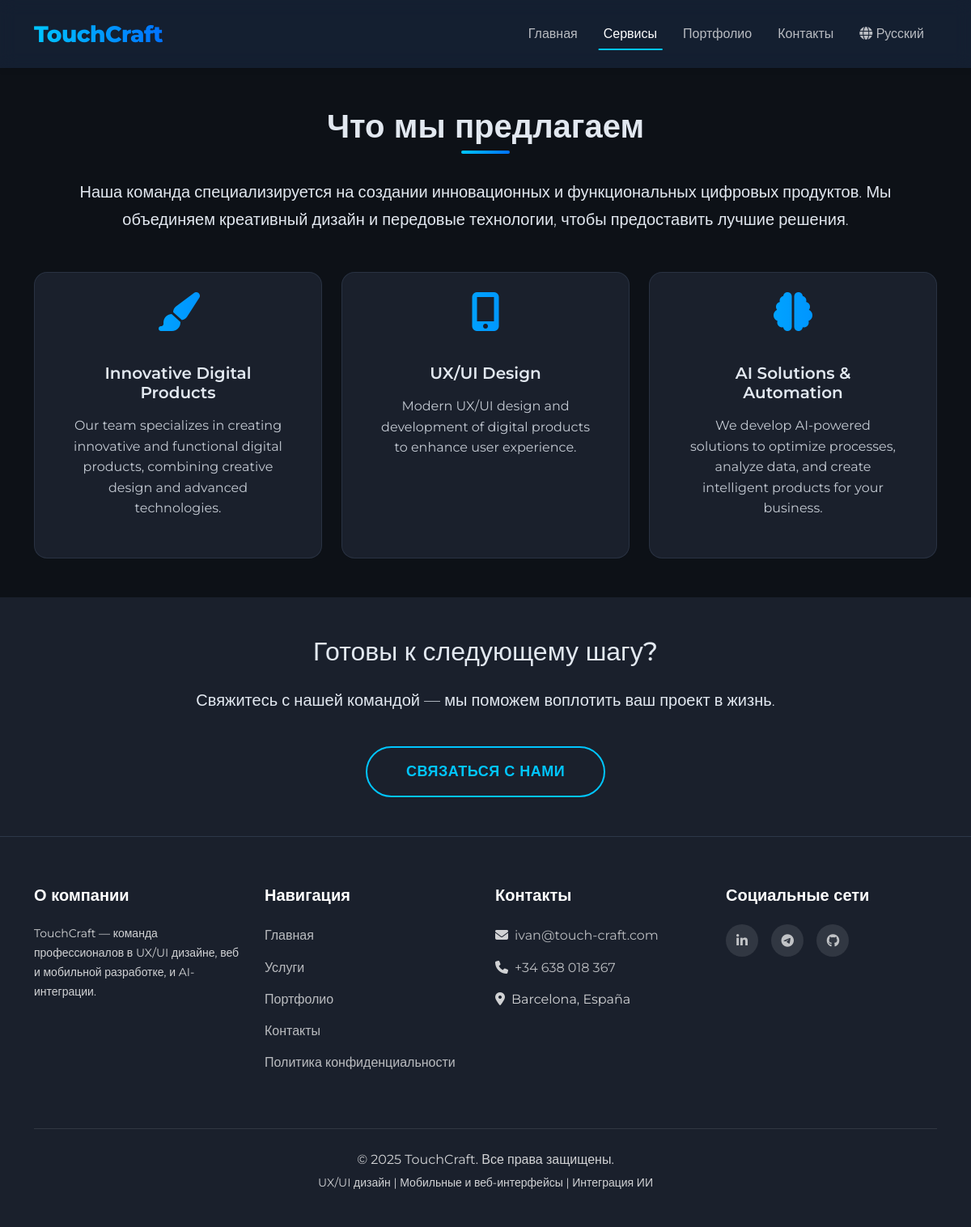
Screenshot of /ru/services/ with the database file from the repository.
### main/models.py (models this page shows, shortened)
class Service(models.Model):
    title = models.CharField(max_length=255, verbose_name="Service Title")
    description = models.TextField(verbose_name="Description")
    icon = models.CharField(max_length=100, verbose_name="Icon CSS Class (FontAwesome)")
    display_order = models.PositiveIntegerField(default=0, verbose_name="Display Order")
    class Meta:
        ordering = ["display_order"]
        verbose_name = "Service"
        verbose_name_plural = "Services"

### main/views.py (the view)
# urls.py: path('services/', views.services, name='services'),
def services(request):
    services_list = Service.objects.all()
    return render(request, 'main/services.html', {
        'services': services_list
    })

### main/templates/main/services.html (shortened to what this page needs)
{% extends "touchcraft/base.html" %}
{% load static %}
{% load i18n %}
{% block content %}
<section id="services" class="py-5">
    <div class="container text-center animate__animated animate__fadeInUp">
        <h2 class="section-title">{% trans "Что мы предлагаем" %}</h2>
        <p class="lead mb-5">
            {% trans "Наша команда специализируется на создании инновационных и функциональных цифровых продуктов. Мы объединяем креативный дизайн и передовые технологии, чтобы предоставить лучшие решения." %}
        </p>
        <div class="row g-4 justify-content-center">
            {% for service in services %}
            <div class="col-md-4">
                <div class="card p-4 h-100">
                    <i class="{{ service.icon }} fa-3x mb-3 text-primary"></i>
                    <div class="card-body">
                        <h5 class="card-title">{{ service.title }}</h5>
                        <p class="card-text">{{ service.description }}</p>
                    </div>
                </div>
            </div>
            {% empty %}
            <p>{% trans "Пока нет доступных услуг." %}</p>
            {% endfor %}
        </div>
    </div>
</section>
<section id="contact" class="py-5 bg-dark">
    <div class="container text-center animate__animated animate__fadeInUp">
        <h2 class="mb-4">{% trans "Готовы к следующему шагу?" %}</h2>
        <p class="lead mb-4">{% trans "Свяжитесь с нашей командой — мы поможем воплотить ваш проект в жизнь." %}</p>
        <a href="/contacts/" class="btn btn-outline-primary btn-lg mt-3">{% trans "Связаться с нами" %}</a>
    </div>
</section>
{% endblock %}

### touchcraft/templates/touchcraft/base.html (shortened to what this page needs)
{% load i18n %}
{% load static %}
<!DOCTYPE html>
<html lang="{{ LANGUAGE_CODE }}">
<head>
    <link href="https://cdn.jsdelivr.net/npm/bootstrap@5.3.3/dist/css/bootstrap.min.css" rel="stylesheet">
    <link href="https://cdnjs.cloudflare.com/ajax/libs/font-awesome/6.5.0/css/all.min.css" rel="stylesheet">
    <link rel="stylesheet" href="https://cdnjs.cloudflare.com/ajax/libs/animate.css/4.1.1/animate.min.css"/>
</head>
<body>
<nav class="navbar navbar-expand-lg navbar-dark sticky-top shadow-sm">
    <div class="container">
        <a class="navbar-brand" href="/">{% trans "TouchCraft" %}</a>
        <div class="collapse navbar-collapse justify-content-between" id="navbarNav">
            <ul class="navbar-nav ms-auto mb-2 mb-lg-0">
                <li class="nav-item">
                    <a class="nav-link {% if request.path == '/' %}active{% endif %}" href="/">{% trans "Home" %}</a>
                </li>
                <li class="nav-item">
                    <a class="nav-link {% if 'services' in request.path %}active{% endif %}" href="/services/">{% trans "Services" %}</a>
                </li>
                <li class="nav-item">
                    <a class="nav-link {% if 'portfolio' in request.path %}active{% endif %}" href="/portfolio/">{% trans "Portfolio" %}</a>
                </li>
                <li class="nav-item">
                    <a class="nav-link {% if 'contacts' in request.path %}active{% endif %}" href="/contacts/">{% trans "Contacts" %}</a>
                </li>
            </ul>
            <ul class="navbar-nav">
                <li class="nav-item dropdown language-switcher" style="position: relative;">
                    <a class="nav-link" href="#" id="languageSwitcher" role="button" aria-expanded="false" style="cursor: pointer;">
                        <i class="fas fa-globe"></i> {% trans "Language" %}
                    </a>
                </li>
            </ul>
        </div>
    </div>
</nav>
<main class="flex-grow-1">
    {% block content %}
    {% endblock %}
</main>
<footer>
    <div class="container">
        <div class="row">
            <div class="col-md-3 col-sm-6 mb-4">
                <h5>{% trans "О компании" %}</h5>
                <p class="small">{% trans "TouchCraft — команда профессионалов в UX/UI дизайне, веб и мобильной разработке, и AI-интеграции." %}</p>
            </div>
            <div class="col-md-3 col-sm-6 mb-4">
                <h5>{% trans "Навигация" %}</h5>
                <p><a href="/">{% trans "Главная" %}</a></p>
                <p><a href="/services/">{% trans "Услуги" %}</a></p>
                <p><a href="/portfolio/">{% trans "Портфолио" %}</a></p>
                <p><a href="/contacts/">{% trans "Контакты" %}</a></p>
                <p><a href="/privacy/">{% trans "Политика конфиденциальности" %}</a></p>
            </div>
            <div class="col-md-3 col-sm-6 mb-4">
                <h5>{% trans "Контакты" %}</h5>
                <p><i class="fas fa-envelope me-2"></i><a href="mailto:ivan@touch-craft.com">ivan@touch-craft.com</a></p>
                <p><i class="fas fa-phone me-2"></i><a href="tel:+34638018367">+34 638 018 367</a></p>
                <p><i class="fas fa-map-marker-alt me-2"></i>Barcelona, España</p>
            </div>
            <div class="col-md-3 col-sm-6 mb-4">
                <h5>{% trans "Социальные сети" %}</h5>
                <div class="social-links">
                    <a href="https://www.linkedin.com/in/ivan-kliuchyshche-426528246/" target="_blank" rel="noopener noreferrer" title="LinkedIn">
                        <i class="fab fa-linkedin-in"></i>
                    </a>
                    <a href="https://t.me/JanSpit0y" target="_blank" rel="noopener noreferrer" title="Telegram">
                        <i class="fab fa-telegram-plane"></i>
                    </a>
                    <a href="https://github.com/Janspitoy/Janspitoy" target="_blank" rel="noopener noreferrer" title="GitHub">
                        <i class="fab fa-github"></i>
                    </a>
                </div>
            </div>
        </div>
        <div class="footer-divider text-center">
            <p class="mb-1">&copy; 2025 {% trans "TouchCraft. Все права защищены." %}</p>
            <p class="small">{% trans "UX/UI Design | Mobile and Web Interfaces | AI Integration" %}</p>
        </div>
    </div>
</footer>
</body>
</html>

### touchcraft/templates/touchcraft/base.html (style rules this page uses)
:root { --bs-body-bg: #0d1117; --bs-body-color: #e2e8f0; --bs-primary: #00c6ff; --bs-secondary: #6c757d; --bs-light: #f8f9fa; --bs-dark: #1a202c; --gradient-primary: linear-gradient(90deg, #00c6ff, #0072ff); --gradient-secondary: linear-gradient(90deg, #ff6a6a, #ff0000); --shadow-sm: 0 2px 8px rgba(0, 0, 0, 0.1); --shadow-md: 0 4px 15px rgba(0, 0, 0, 0.2); --shadow-lg: 0 10px 30px rgba(0, 0, 0, 0.3); --transition-base: all 0.3s ease; }
* { margin: 0; padding: 0; box-sizing: border-box; }
body { font-family: 'Montserrat', sans-serif; background-color: var(--bs-body-bg); color: var(--bs-body-color); display: flex; flex-direction: column; min-height: 100vh; scroll-behavior: smooth; overflow-x: hidden; }
.navbar { background-color: rgba(27, 45, 73, 0.53) !important; backdrop-filter: blur(10px); -webkit-backdrop-filter: blur(10px); padding: 1rem 0; transition: var(--transition-base); }
.navbar-brand { font-weight: 800; font-size: clamp(1.25rem, 4vw, 1.75rem); color: #fff; background: var(--gradient-primary); -webkit-background-clip: text; -webkit-text-fill-color: transparent; background-clip: text; letter-spacing: -0.5px; }
.nav-link { color: rgba(255, 255, 255, 0.7) !important; position: relative; transition: var(--transition-base); padding: 0.5rem 1rem !important; font-weight: 500; font-size: clamp(0.9rem, 2vw, 1rem); }
.nav-link:hover, .nav-link.active { color: #fff !important; }
.nav-link::after { content: ''; position: absolute; left: 50%; bottom: 0; width: 0; height: 2px; background-color: var(--bs-primary); transition: var(--transition-base); transform: translateX(-50%); }
.nav-link:hover::after, .nav-link.active::after { width: 80%; }
section { padding: clamp(40px, 8vw, 80px) 0; }
.section-title { font-weight: 700; font-size: clamp(1.75rem, 5vw, 2.5rem); margin-bottom: clamp(1.5rem, 4vw, 2.5rem); position: relative; display: inline-block; }
.section-title::after { content: ''; position: absolute; bottom: -10px; left: 50%; transform: translateX(-50%); width: 60px; height: 4px; background: var(--gradient-primary); border-radius: 2px; }
.card { background-color: var(--bs-dark); border: 1px solid rgba(45, 55, 72, 0.8); transition: var(--transition-base); border-radius: 16px; overflow: hidden; height: 100%; }
.card-body { padding: clamp(1rem, 3vw, 1.5rem); }
.card-title { font-weight: 600; font-size: clamp(1.1rem, 3vw, 1.25rem); margin-bottom: 1rem; }
.card-text { font-size: clamp(0.9rem, 2vw, 1rem); line-height: 1.6; color: rgba(226, 232, 240, 0.85); }
.btn { font-weight: 600; padding: clamp(10px, 2vw, 14px) clamp(24px, 4vw, 36px); border-radius: 50px; transition: var(--transition-base); font-size: clamp(0.9rem, 2vw, 1rem); text-transform: uppercase; letter-spacing: 0.5px; }
.btn-outline-primary { color: var(--bs-primary); border: 2px solid var(--bs-primary); background: transparent; }
.btn-lg { padding: clamp(12px, 2.5vw, 16px) clamp(30px, 5vw, 48px); font-size: clamp(1rem, 2.5vw, 1.125rem); }
.card i.fa-3x { font-size: clamp(2rem, 5vw, 3rem); background: var(--gradient-primary); -webkit-background-clip: text; -webkit-text-fill-color: transparent; background-clip: text; }
footer { background-color: var(--bs-dark); border-top: 1px solid #2d3748; padding: clamp(40px, 6vw, 60px) 0 clamp(20px, 3vw, 30px); color: rgba(255, 255, 255, 0.8); margin-top: auto; }
footer h5 { font-weight: 700; font-size: clamp(1rem, 2.5vw, 1.25rem); margin-bottom: 1.5rem; color: #fff; }
footer p, footer a { font-size: clamp(0.875rem, 2vw, 1rem); margin-bottom: 0.75rem; }
footer a { color: rgba(255, 255, 255, 0.7); text-decoration: none; transition: var(--transition-base); }
footer .social-links a { display: inline-flex; align-items: center; justify-content: center; width: 40px; height: 40px; background-color: rgba(255, 255, 255, 0.1); border-radius: 50%; margin-right: 0.75rem; transition: var(--transition-base); }
footer .footer-divider { border-top: 1px solid rgba(255, 255, 255, 0.1); margin-top: 2rem; padding-top: 1.5rem; }
.bg-dark { background-color: var(--bs-dark) !important; }
.shadow-sm { box-shadow: var(--shadow-sm) !important; }
html { scroll-behavior: smooth; }
p, .lead { line-height: 1.7; }
.row.g-4 { --bs-gutter-y: 1.5rem; --bs-gutter-x: 1.5rem; }

### rows the page displays
Service: title "Innovative Digital Products", description "Our team specializes in creating innovative and functional digital products, combining creative design and advanced technologies."
Service: title "UX/UI Design", description "Modern UX/UI design and development of digital products to enhance user experience."
Service: title "AI Solutions & Automation", description "We develop AI-powered solutions to optimize processes, analyze data, and create intelligent products for your business."
